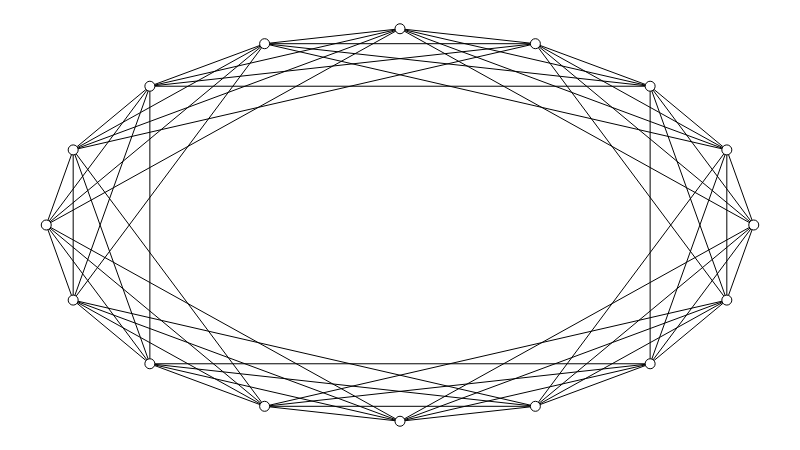

The notebook cell this image was saved under:
### Markdown cell above
Podemos confirmar que, infelizmente, o anel com cordas não está oferecendo muito de pequeno mundo além do que o macaco pode oferecer, pois ambos perdem cliques conforme crescem... Mas essa investigação nos deu informações valiosas!

## A necessidade de um benchmark

Podemos perceber, pelos resultados acima, que obter uma métrica não basta: precisamos também de uma *referência* para podermos interpretar o que o valor obtido significa. Fizemos isso no primeiro encontro, lembram? Sabíamos que a rede de citações era desigual por que tínhamos uma referência de igualdade: a *distribuição normal*.

Então qual seria nosso benchmark de "mundo-pequenez"? A dupla Isabella/Hugo fez uma sugestão interessante: usar grafos que são reconhecidamente pequeno mundo para deduzir um benchmark a partir deles. Seríamos a favor dessa sugestão se:

1. tivéssemos o acesso a um grande volume desses grafos e a confiança de que o reconhecimento de pequeno mundo foi preciso;
2. esta fosse uma disciplina voltada a *Machine Learning*. :)

Infelizmente, não podemos supor isso, então temos que procurar algo mais simples...

Note que o grafo aleatório é uma boa referência de *comprimento médio desejado* mas *coeficiente de transitividade indesejado*. O mínimo que se espera de uma rede pequeno mundo é que tenha um coeficiente de transitividade melhor que o do grafo aleatório.

Será que existe uma boa referência de *coeficiente de transitividade desejado* mas *comprimento médio indesejado*? Sim! Tudo o que precisamos fazer é um "anel de cliques". Observe a função abaixo.

### Code cell
def caveman_graph(num_nodes, avg_degree):
    if avg_degree % 2 != 0:
        raise ValueError('grau médio deve ser par')

    # Gera um grafo circular.
    g = nx.cycle_graph(num_nodes)

    # Calcula o limite de arestas que
    # cada nó dispara para cada lado.
    max_edges = avg_degree // 2

    # Prepara uma lista de nós para percorrer por índice.
    nodes = list(g.nodes)

    # Para cada nó...
    for i in range(len(nodes)):
        n = nodes[i]

        # ...e cada aresta a disparar...
        for shift in range(2, max_edges + 1):
            j = (i + shift) % len(nodes)
            m = nodes[j]

            # ...dispara a aresta.
            g.add_edge(n, m)

    return g


# Gera um anel de cliques.
g = caveman_graph(NUM_NODES, AVG_DEGREE)

# Atribui posições aos nós.
sn.set_circle_positions(g)

# Mostra o grafo.
show_graph(g)

### Figure 1 — Plotly figure (JSON) as saved in the notebook; plotly's stock layout.template omitted (floating-point values rounded to 4 significant figures; data arrays with more than 128 entries replaced by an {"elided": "..."} marker saying what was removed)
{"data": [{"hoverinfo": "none", "line": {"color": "rgb(0, 0, 0)", "width": 1}, "mode": "lines", "type": "scatter", "uid": "66ad5ff8-a9fa-11e8-a2af-0a0095515601", "x": {"elided": "192 float values"}, "y": {"elided": "192 float values"}}, {"hoverinfo": "none", "marker": {"color": "rgb(255, 255, 255)", "line": {"color": "rgb(0, 0, 0)", "width": 1}, "size": 10}, "mode": "markers+text", "text": [], "textfont": {"color": "rgb(0, 0, 0)"}, "textposition": "middle center", "type": "scatter", "uid": "66ad6160-a9fa-11e8-a2af-0a0095515601", "x": [1, 0.9619, 0.8536, 0.6913, 0.5, 0.3087, 0.1464, 0.03806, 0, 0.03806, 0.1464, 0.3087, 0.5, 0.6913, 0.8536, 0.9619], "y": [0.5, 0.6913, 0.8536, 0.9619, 1, 0.9619, 0.8536, 0.6913, 0.5, 0.3087, 0.1464, 0.03806, 0, 0.03806, 0.1464, 0.3087]}], "layout": {"height": 450, "margin": {"b": 0, "l": 0, "r": 0, "t": 0}, "showlegend": false, "width": 800, "xaxis": {"showgrid": false, "showticklabels": false, "zeroline": false}, "yaxis": {"showgrid": false, "showticklabels": false, "zeroline": false}}}
